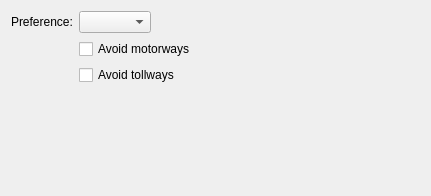
<?xml version="1.0" encoding="UTF-8"?>
<ui version="4.0">
 <class>OpenRouteServiceConfigWidget</class>
 <widget class="QWidget" name="OpenRouteServiceConfigWidget">
  <property name="geometry">
   <rect>
    <x>0</x>
    <y>0</y>
    <width>431</width>
    <height>196</height>
   </rect>
  </property>
  <property name="windowTitle">
   <string>Form</string>
  </property>
  <layout class="QVBoxLayout" name="verticalLayout">
   <item>
    <layout class="QFormLayout" name="formLayout">
     <property name="fieldGrowthPolicy">
      <enum>QFormLayout::ExpandingFieldsGrow</enum>
     </property>
     <item row="0" column="0">
      <widget class="QLabel" name="label">
       <property name="text">
        <string>Preference:</string>
       </property>
      </widget>
     </item>
     <item row="0" column="1">
      <widget class="QComboBox" name="preference"/>
     </item>
     <item row="1" column="1">
      <widget class="QCheckBox" name="noMotorways">
       <property name="text">
        <string>Avoid motorways</string>
       </property>
      </widget>
     </item>
     <item row="2" column="1">
      <widget class="QCheckBox" name="noTollways">
       <property name="text">
        <string>Avoid tollways</string>
       </property>
      </widget>
     </item>
    </layout>
   </item>
  </layout>
 </widget>
 <resources/>
 <connections/>
</ui>
